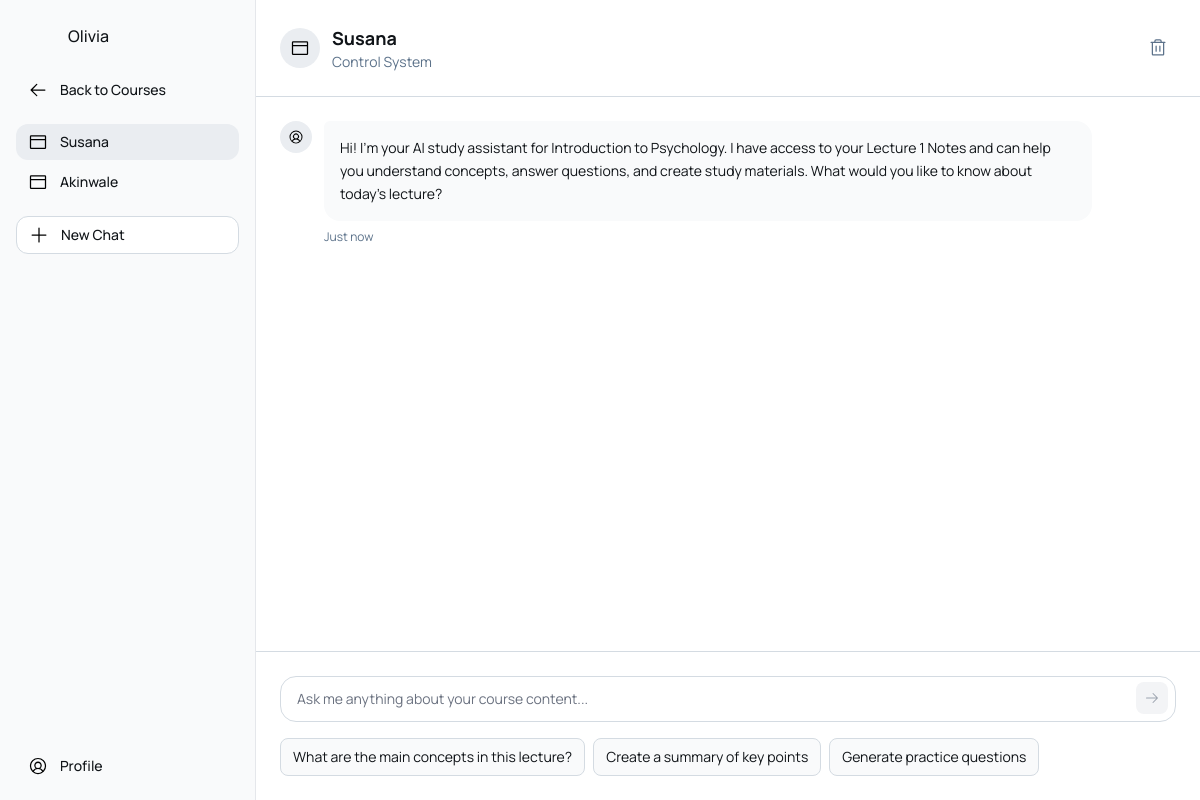
The page /control-system/susana/ on the database as committed earlier.
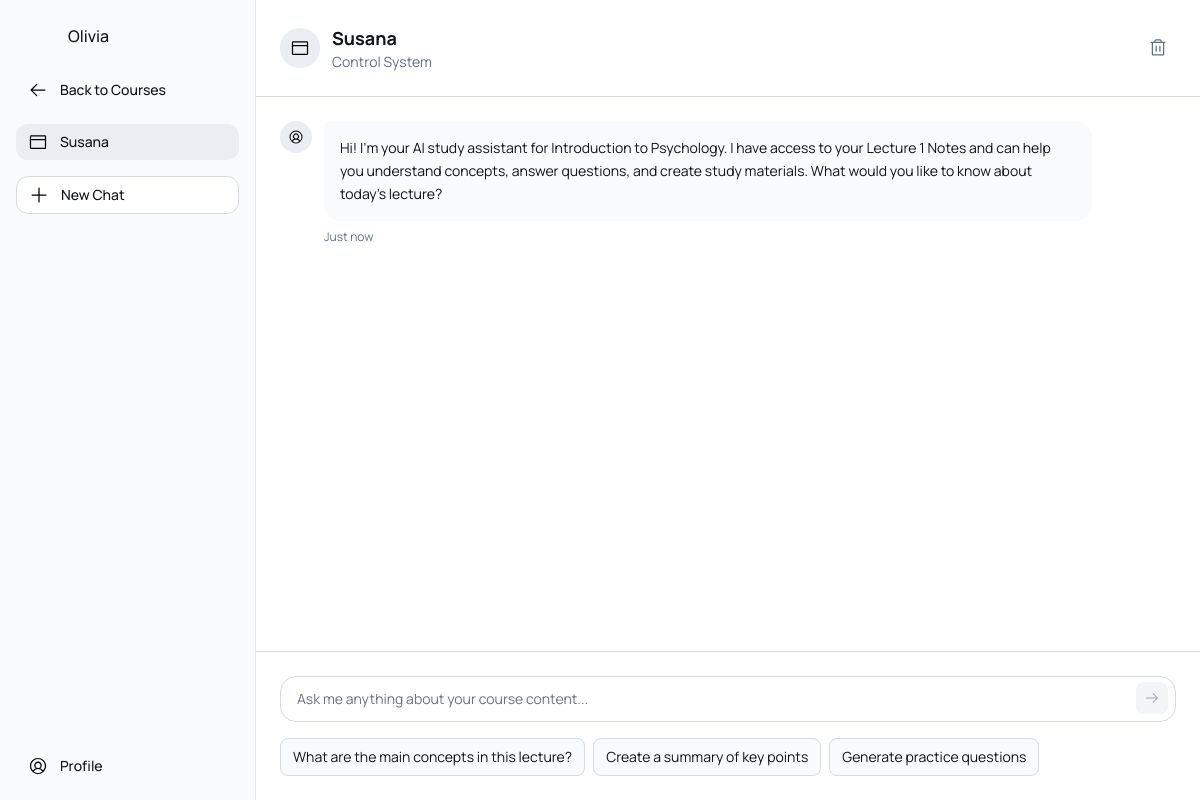
The same page on the database as committed later.
### rag/models.py (models this page shows, shortened)
class CourseContent(models.Model):
    course = models.ForeignKey(Courses, on_delete=models.CASCADE, related_name='contents')
    type = models.CharField(max_length=50, choices=[('text', 'Text'), ('video', 'Video'), ('image', 'Image')])
    title = models.CharField(max_length=200)
    file = models.FileField(upload_to='course_content_files/', blank=True, null=True)
    date = models.DateField(auto_now_add=True)
    slug = models.SlugField(default='', null=False)
    class Meta:
        verbose_name_plural = 'Course Contents'
        ordering = ['-date']

class Courses (models.Model):
    course_name = models.CharField(max_length=100, unique=True)
    course_code = models.CharField(max_length=10, unique=True)
    instructor = models.TextField(blank=True, null=True)
    description = models.TextField(blank=True, null=True)
    slug  = models.SlugField(default='', null=False)
    class Meta:
        verbose_name_plural = 'Courses'
    def __str__(self):
        return self.course_name

### rag/views.py (the view)
# urls.py: path('<slug:slug1>/<slug:slug2>/', views.llm, name='llm'),
def llm(request, slug1, slug2):
    try:
        active_course = Courses.objects.get(slug=slug1)
        course_content = CourseContent.objects.get(slug=slug2, course=active_course)
        course_content_all = CourseContent.objects.filter(course=active_course)
    except (Courses.DoesNotExist, CourseContent.DoesNotExist):
        raise Http404("Course or content not found.")
    context = {
        'active_course': active_course,
        'course_content': course_content,
        'course_content_all': course_content_all,
    }
    return render(request, 'rag/llm.html', context)

### rag/templates/rag/llm.html (shortened to what the changed rows need)
<html>
  <head>
    <script src="https://cdn.tailwindcss.com?plugins=forms,container-queries"></script>
  </head>
  <body>
    <div class="flex h-screen bg-gray-50 overflow-hidden" style='font-family: Manrope, "Noto Sans", sans-serif;'>
      <div class="hidden lg:flex lg:w-64 xl:w-72 flex-col bg-gray-50 border-r border-gray-200">
        <div class="flex flex-col justify-between h-full p-4">
          <div class="flex flex-col gap-4">
            <div class="flex gap-3 items-center">
              <h1 class="text-[#101418] text-base font-medium">Olivia</h1>
            </div>
            <nav class="flex flex-col gap-1">
              {% for content in course_content_all %}
              <a href="{% url 'rag:llm' content.course.slug content.slug  %}">
              <div class="flex items-center gap-3 px-3 py-2 rounded-xl {% if request.resolver_match.kwargs.slug1 == content.course.slug and request.resolver_match.kwargs.slug2 == content.slug %} bg-[#eaedf1]   {% else %} hover:bg-gray-100 cursor-pointer {% endif %}">
                <svg xmlns="http://www.w3.org/2000/svg" width="20" height="20" fill="currentColor" viewBox="0 0 256 256">
                  <path d="M216,40H40A16,16,0,0,0,24,56V200a16,16,0,0,0,16,16H216a16,16,0,0,0,16-16V56A16,16,0,0,0,216,40ZM40,56H216V88H40ZM40,200V104H216v96Z"></path>
                </svg>
                <p class="text-[#101418] text-sm font-medium">{{content.title|capfirst}}</p>
              </div>
              </a>
              {% endfor %}
            </nav>
          </div>
        </div>
      </div>
      <main class="flex-1 flex flex-col min-w-0 bg-white">
        <div class="flex items-center justify-between p-4 lg:p-6 pt-16 lg:pt-6 border-b border-[#d4dbe2] bg-white">
          <div class="flex items-center gap-3">
            <div>
              <h1 class="text-[#101418] text-lg font-bold"> {{course_content.title|capfirst}}</h1>
              <p class="text-[#5c728a] text-sm">{{course_content.course}}</p>
            </div>
          </div>
        </div>
      </main>
    </div>
  </body>
</html>

Rows that differ between the two databases and show on the page:
removed CourseContent: title "Akinwale", slug "akinwale" (drawn)
